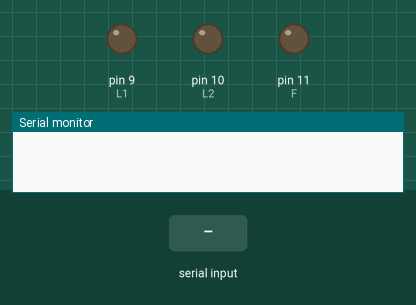
A sketch run on a simulated Arduino Uno, built with avr-gcc and run on an emulated ATmega328P. Parts: output pins drawn as LEDs (lit = HIGH), the last lines printed to the serial monitor. The inputs (shaded band) are chosen by the test bench.

Above: at 1.2 s.
1.3 s: "a" received over Serial
At 2.3 s:
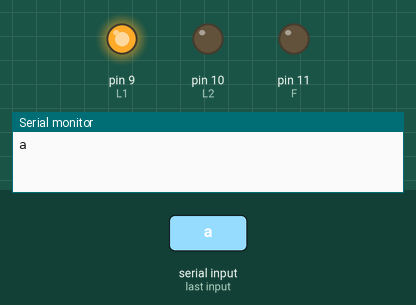
2.8 s: "c" received over Serial
At 3.4 s:
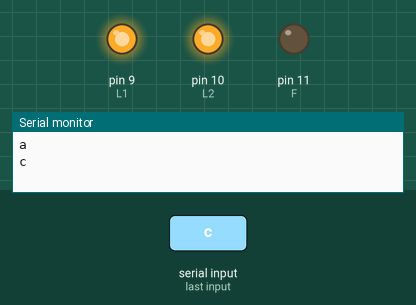
4.3 s: "b" received over Serial
At 4.6 s:
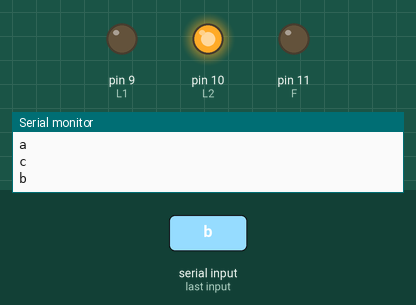
5.8 s: "e" received over Serial
At 6.9 s:
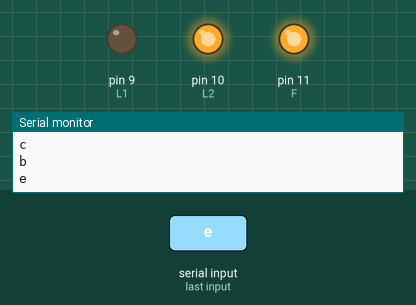
7.3 s: "d" received over Serial
At 8.0 s:
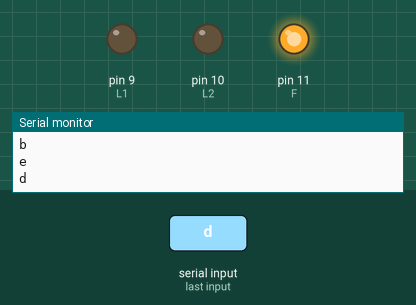
8.8 s: "a" received over Serial
At 9.2 s:
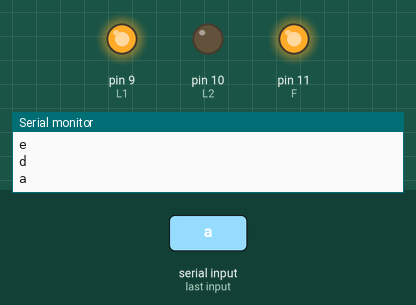
Timing chart, 0 to 11.3 s (numbered marks = the images above; inputs shaded):
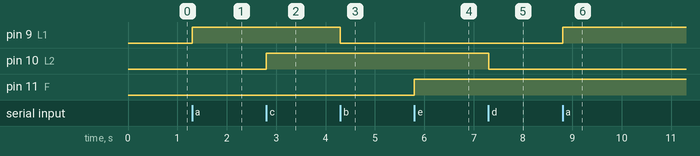

Measured:
- after the input at 1.3 s, pin 9 (L1): LOW → HIGH at once
- after the input at 2.8 s, pin 10 (L2): LOW → HIGH at once
- after the input at 4.3 s, pin 9 (L1): HIGH → LOW at once
- after the input at 5.8 s, pin 11 (F): LOW → HIGH at once
- after the input at 7.3 s, pin 10 (L2): HIGH → LOW at once
- after the input at 8.8 s, pin 9 (L1): LOW → HIGH at once

The sketch:

arduino.ino
```cpp
const int L1= 9, L2=10,F=11;

char c;
void setup() {
  pinMode(L1,OUTPUT);
  pinMode(L2,OUTPUT);
  pinMode(F,OUTPUT);
  Serial.begin(9600);

}

void loop() {

//digitalWrite(9,HIGH); digitalWrite(10,HIGH);digitalWrite(11,HIGH);

if(Serial.available()>0)
{
  c=Serial.read();
  Serial.println(c);

   if(c=='a')
  digitalWrite(L1,HIGH);

  if(c=='b')
  digitalWrite(L1,LOW);
  if(c=='c')
  digitalWrite(L2,HIGH);

  if(c=='d')
  digitalWrite(L2,LOW);
  if(c=='e')
  digitalWrite(F,HIGH);

  if(c=='f')
  digitalWrite(F,LOW);


}
}
```
